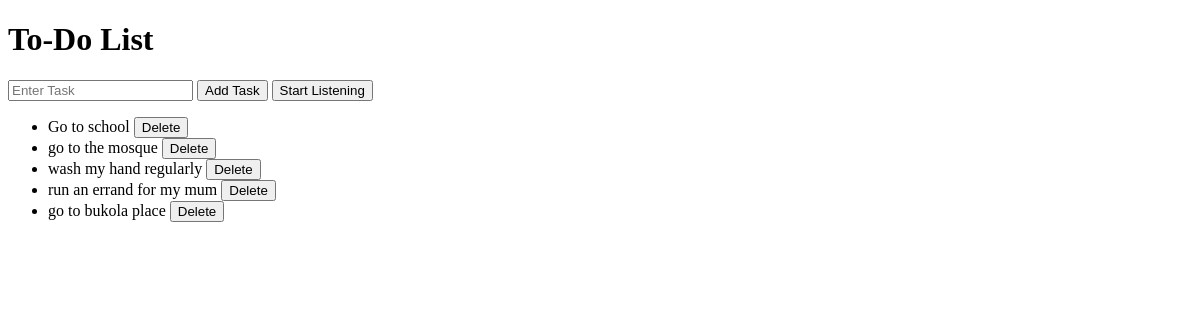
Before: / with the older database file.
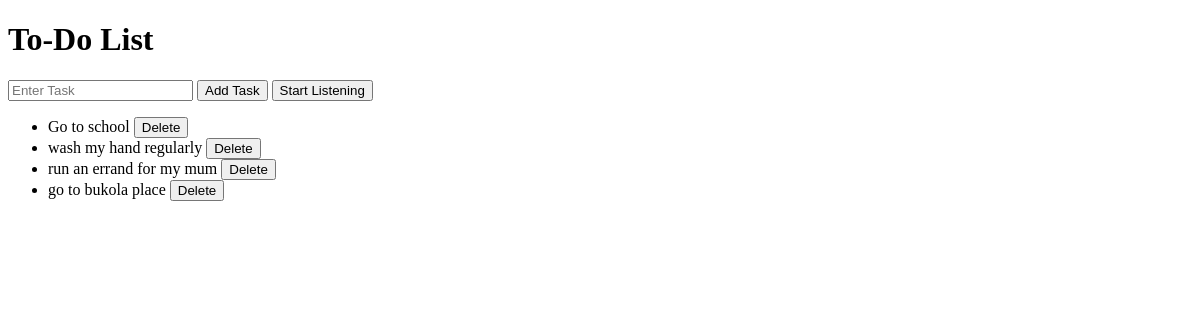
After: the same page with the newer database file.
### todo_app/models.py (models this page shows, shortened)
class Task(models.Model):
    description = models.CharField(max_length=255)

### todo_app/views.py (the view)
# urls.py: path('', views.index, name='index'),
def index(request):
    tasks = Task.objects.all()
    return render(request, 'todo_app/index.html', {'tasks': tasks})

### todo_app/templates/todo_app/index.html (shortened to what this page needs)
<!DOCTYPE html>
<html lang="en">
<head>
</head>
<body>
    <h1>To-Do List</h1>
    <div>
        <input type="text" id="taskInput" placeholder="Enter Task">
        <button onclick="addTask()">Add Task</button>
        <button id="toggleButton" onclick="startConversation()">Start Listening</button>
    </div>
    <ul id="taskList">
        {% for task in tasks %}
            <li>{{ task.description }} <button onclick="deleteTask({{ task.id }})">Delete</button></li>
        {% endfor %}
    </ul>
</body>
</html>

Changed rows visible on the page:
removed Task: description "go to the mosque"
